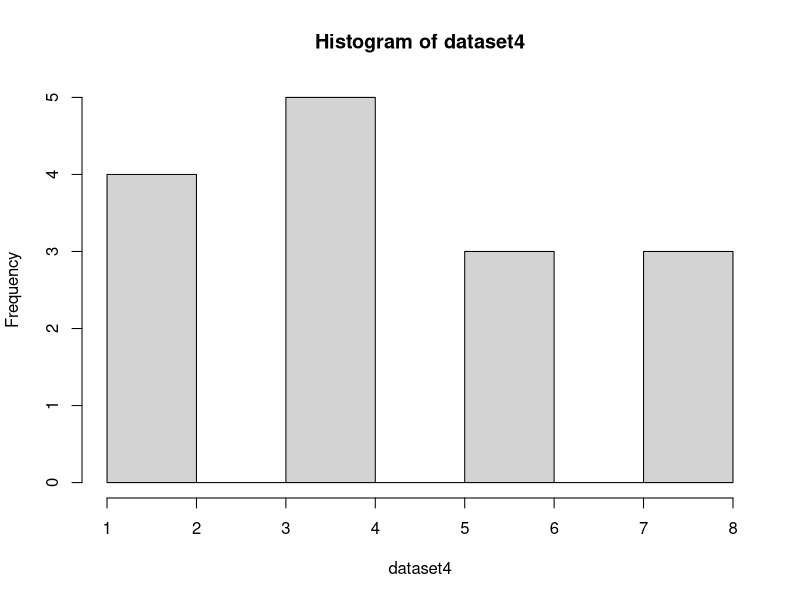
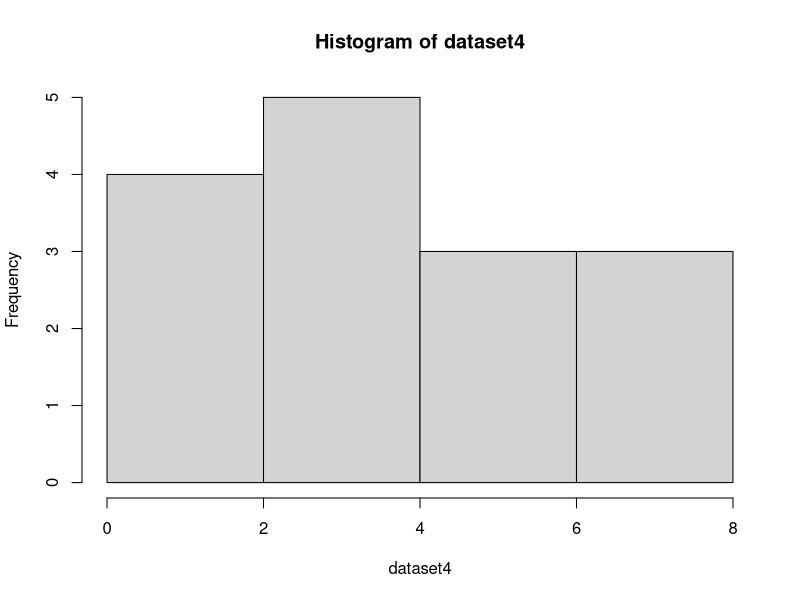
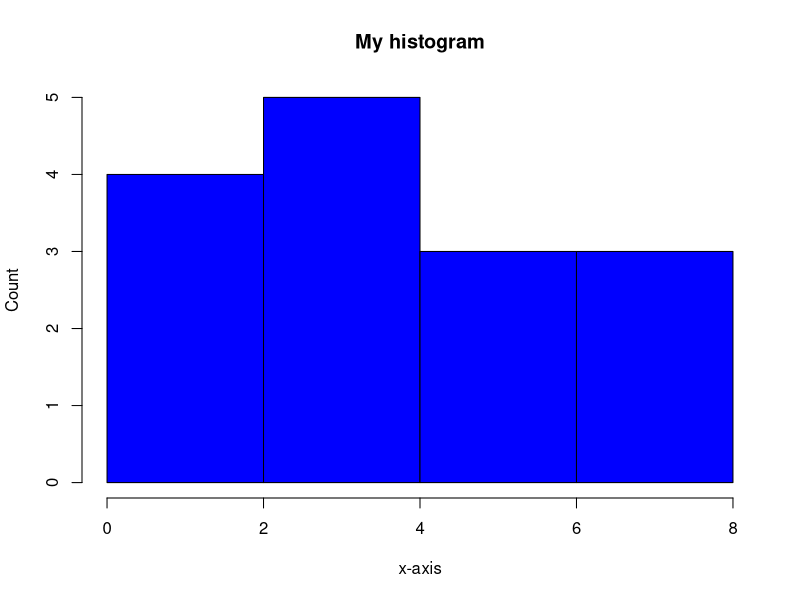
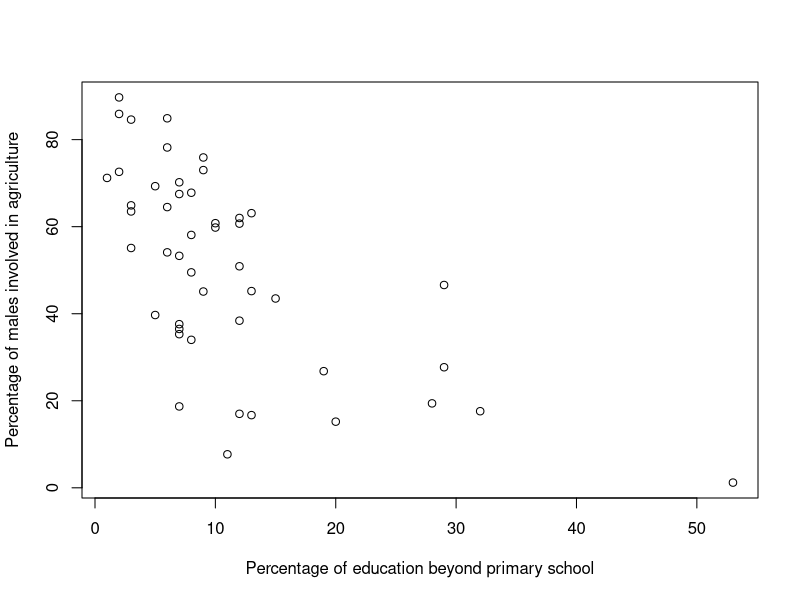
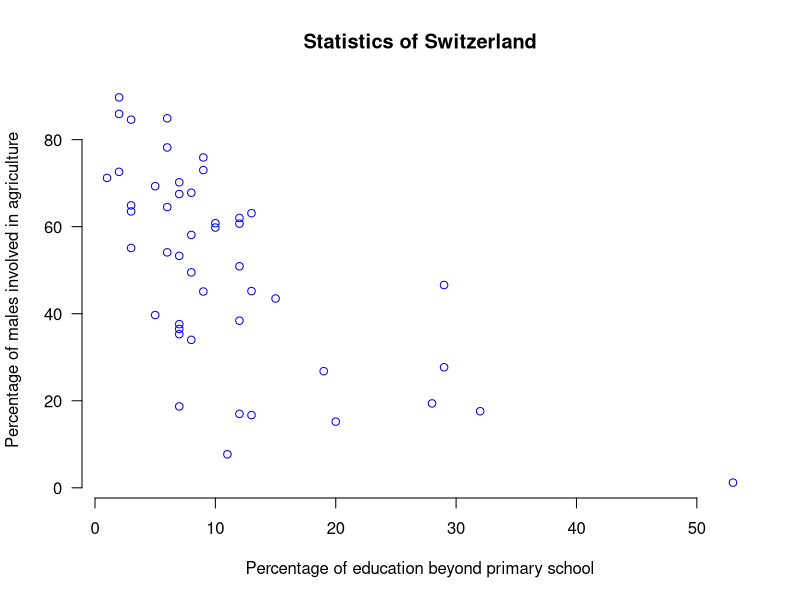
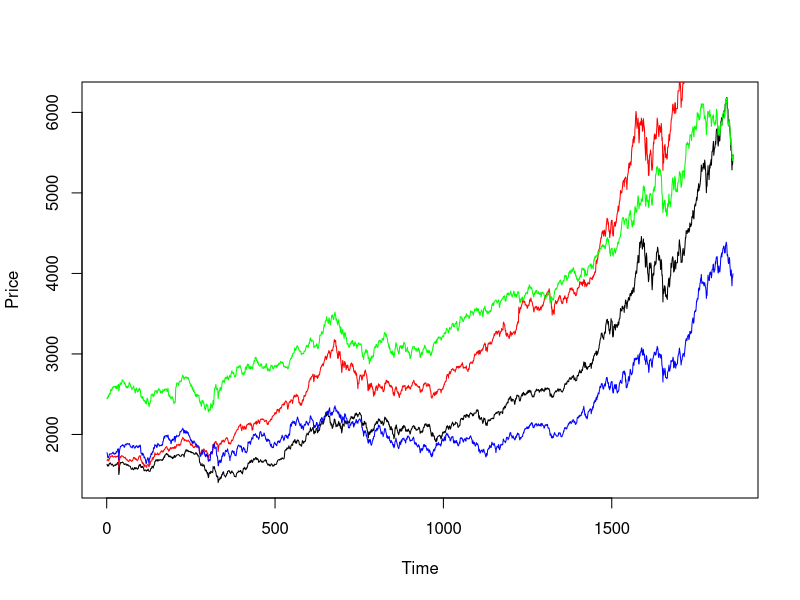
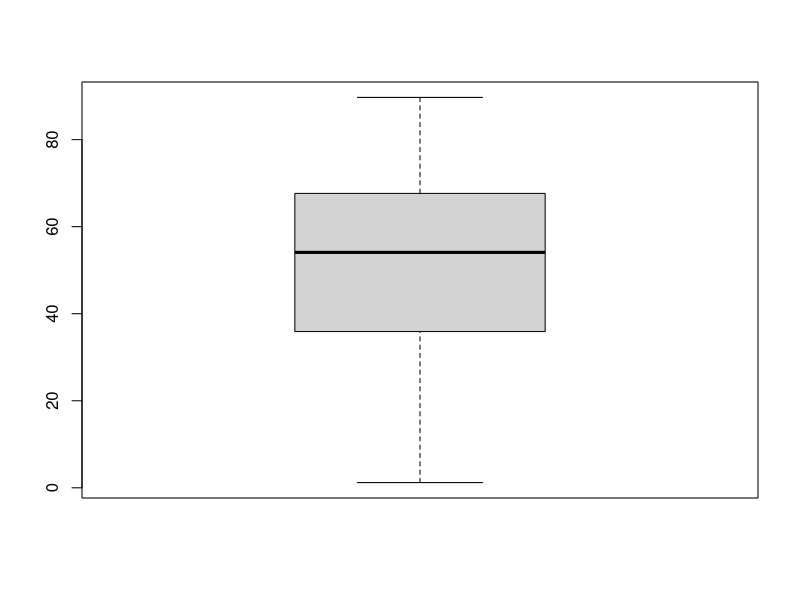
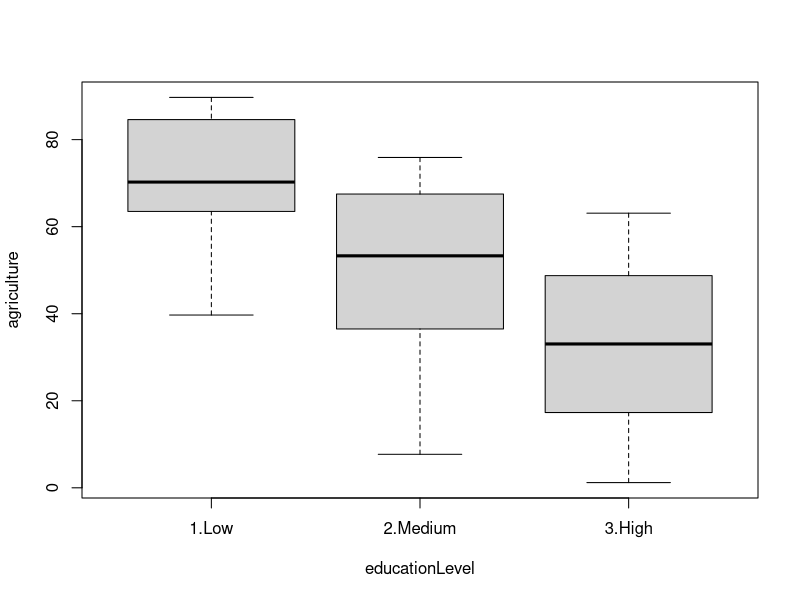

Generate these figures, in order, with R:
## Statistics for Business with Applications in R and RStudio
##
## Chapter 2: Creating graphs from data

## 2.2a ######################

dataset4 <- c(1.5, 5.5, 1.7, 7.2, 1.2, 7.9, 1.4, 3.6, 
              3.1, 3.8, 5.9, 3.6, 5.1, 3.2, 7.1)
hist(dataset4)

## 2.2c ######################

# The breaks argument determines the number of bars in the histogram
# see ?hist for more help on the hist() function
hist(dataset4, breaks = 4)

## 2.2 d ######################

hist(dataset4, breaks = 4, col = "blue",  # col sets the color of the bars
     xlab = "x-axis",                     # xlab sets the x-axis name
     ylab = "Count",                      # ylab sets the y-axis name
     main = "My histogram")               # main sets the title of the histogram

## 2.2e ######################

mean(dataset4)    # Mean: 4.12
median(dataset4)  # Median: 3.6

## 2.3a ######################

data(swiss)       # Import the swiss data

education   <- swiss$Education
agriculture <- swiss$Agriculture

## 2.3b ###################### 

plot(x = education, y = agriculture,
     xlab = "Percentage of education beyond primary school",
     ylab = "Percentage of males involved in agriculture")

## 2.3d ###################### 

plot(x = education, y = agriculture,
     xlab = "Percentage of education beyond primary school",
     ylab = "Percentage of males involved in agriculture",
     col = "blue",
     main = "Statistics of Switzerland",
     las = 1,                              # las sets the rotation of the y-axis labels
     bty = "n")                            # bty = "n" removes the outer lines of the plot

## 2.4a ######################

data(EuStockMarkets)
stockData <- data.frame(EuStockMarkets)

plot(stockData$DAX, 
     type = 'l',         # type = 'l' creates lines instead of dots
     xlab = 'Time',
     ylab = 'Price')

## 2.4b ###################### 

lines(stockData$SMI, col = "red")    # Add a line for the SMI stock
lines(stockData$CAC, col = "blue")   # Add a line for the CAC stock
lines(stockData$FTSE, col = "green") # Add a line for the FTSE stock

## 2.5a ######################

quantile(agriculture, type = 6)
# Minimum:        1.2
# First quartile: 35.3
# Median:         54.1
# Third quartile: 67.8
# Maximum:        89.7

## 2.5b ######################

boxplot(agriculture)

## 2.5c ######################

educationLevel <- rep('2.Medium', 47)
educationLevel[education <= 6] = '1.Low'
educationLevel[education >= 12] = '3.High'
table(educationLevel)

## 2.5d ######################

boxplot(agriculture ~ educationLevel)
